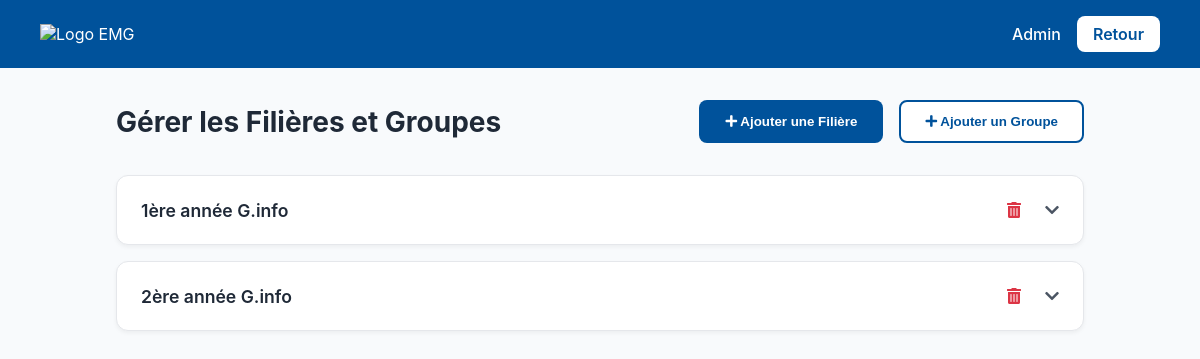
The app's page /manage_classes.php (signed in), older data.
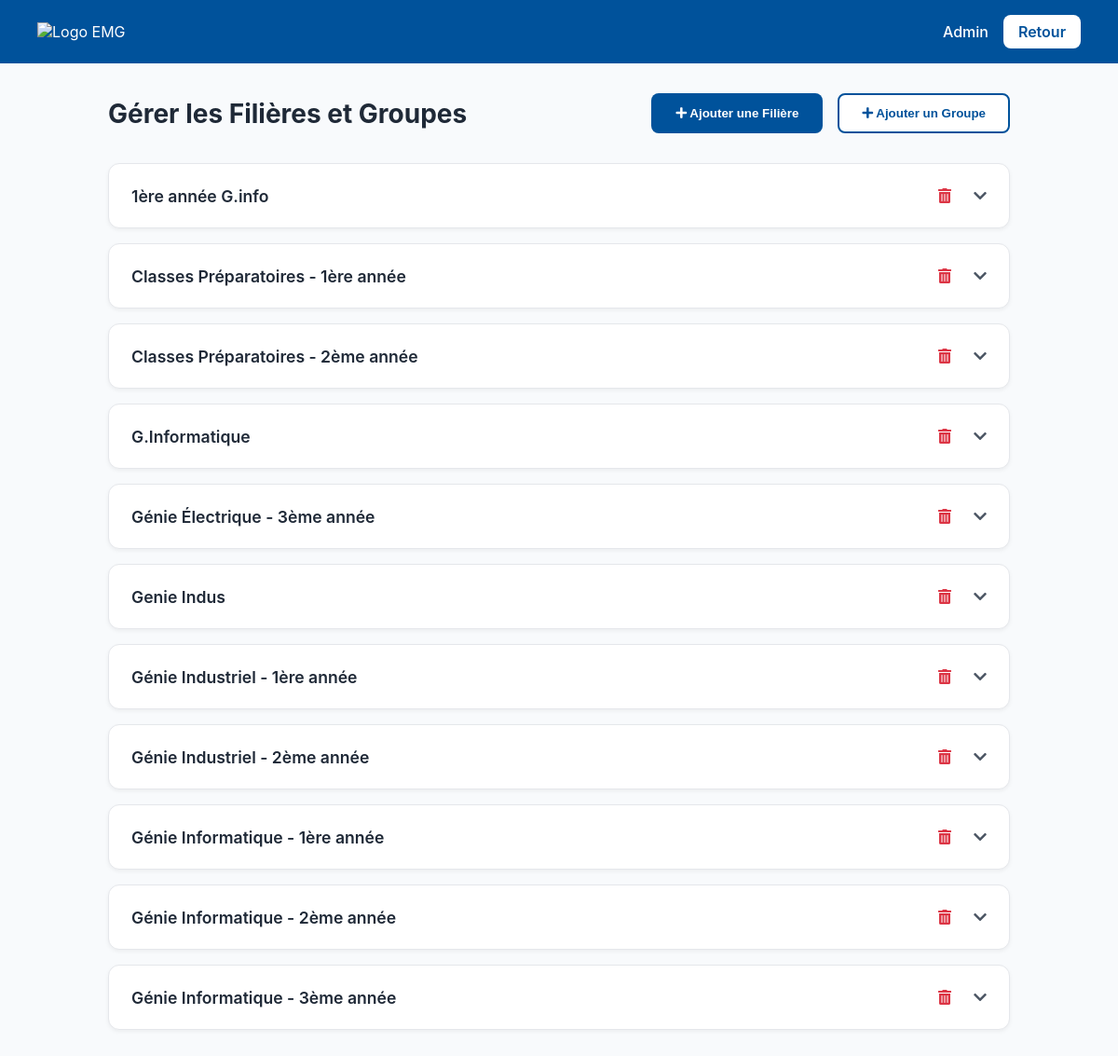
The same page, newer data.
### tables this page shows
CREATE TABLE `classes` (
  `class_id` int(11) NOT NULL,
  `class_name` varchar(100) NOT NULL
);

### manage_classes.php (the view, shortened to what this page needs)
<?php
include 'db_connect.php';
$classes_result = mysqli_query($conn, "SELECT * FROM classes ORDER BY class_name");
$classes = [];
while($class = mysqli_fetch_assoc($classes_result)) {
    $classes[] = $class;
}
?>
<!DOCTYPE html>
<html lang="fr">
<head>
    <link rel="stylesheet" href="https://cdnjs.cloudflare.com/ajax/libs/font-awesome/5.15.4/css/all.min.css">
</head>
<body>
    <header class="emg-header">
        <div class="logo">
            <img src="assets/logo-emg.png" alt="Logo EMG">
        </div>
        <div class="user-info">
            <span><?php echo htmlspecialchars($_SESSION['teacher_name']); ?></span>
            <a href="dashboard.php" class="btn-logout">Retour</a>
        </div>
    </header>
    <main class="page-container">
        <div class="page-header">
            <h1>Gérer les Filières et Groupes</h1>
            <div class="page-actions">
                <button id="open-class-modal-btn" class="btn btn-primary"><i class="fas fa-plus"></i> Ajouter une Filière</button>
                <button id="open-group-modal-btn" class="btn btn-secondary"><i class="fas fa-plus"></i> Ajouter un Groupe</button>
            </div>
        </div>
        <div class="accordion-list">
            <?php if (empty($classes)): ?>
                <p>Aucune filière n'a été créée pour le moment.</p>
            <?php else: ?>
                <?php foreach($classes as $class): ?>
                <div class="accordion-item">
                    <div class="accordion-header">
                        <span class="accordion-title"><?php echo htmlspecialchars($class['class_name']); ?></span>
                        <div class="accordion-actions">
                            <a href="delete.php?type=class&id=<?php echo $class['class_id']; ?>" class="btn-icon btn-danger" onclick="return confirm('Attention: La suppression d\'une filière supprimera aussi tous ses groupes. Continuer ?')"><i class="fas fa-trash-alt"></i></a>
                            <i class="fas fa-chevron-down accordion-chevron"></i>
                        </div>
                    </div>
                </div>
                <?php endforeach; ?>
            <?php endif; ?>
        </div>
    </main>
</body>
</html>

Row changes from the older to the newer data that the page shows:
removed classes: class_name "2ère année G.info"
added classes: class_name "Classes Préparatoires - 1ère année"
added classes: class_name "Classes Préparatoires - 2ème année"
added classes: class_name "G.Informatique"
added classes: class_name "Génie Électrique - 3ème année"
added classes: class_name "Genie Indus"
added classes: class_name "Génie Industriel - 1ère année"
added classes: class_name "Génie Industriel - 2ème année"
added classes: class_name "Génie Informatique - 1ère année"
added classes: class_name "Génie Informatique - 2ème année"
added classes: class_name "Génie Informatique - 3ème année"
